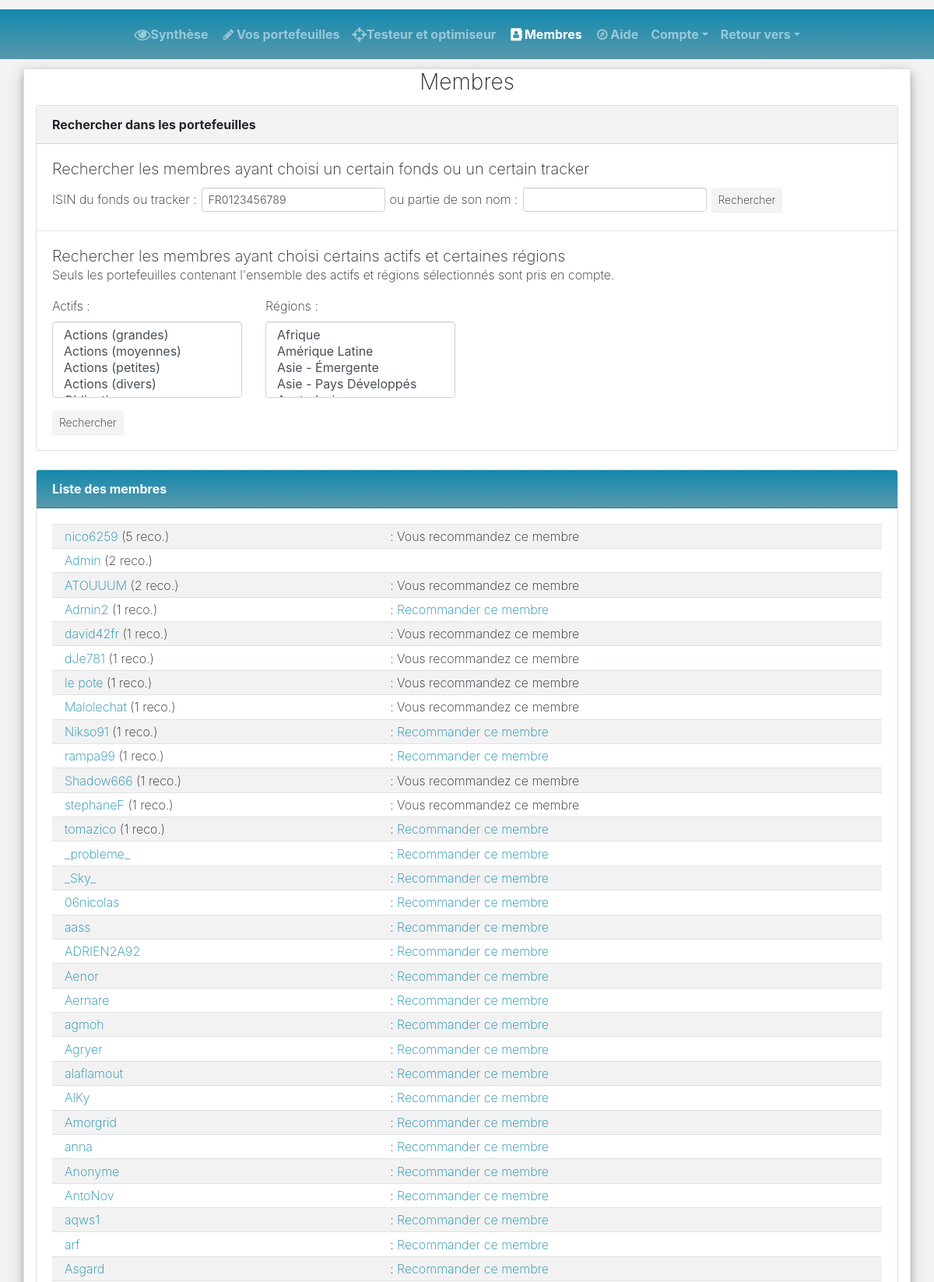
The page /membres.php (signed in, upper part) on the database its author committed.
### tables this page shows
CREATE TABLE IF NOT EXISTS `utilisateurs` (
  `id` int(11) NOT NULL AUTO_INCREMENT,
  `nom` varchar(255) NOT NULL,
  `mdp` varchar(255) NOT NULL,
  PRIMARY KEY (`id`)
);

### web/fonctions/nom_actifs.php (called while the page is built)
<?php
function nom_actifs()
{
	$noms = ['Actions (grandes)', 	'Actions (moyennes)', 	'Actions (petites)',	'Actions (divers)',	'Obligations',	'Liquidités',	'Autres',	'? indéterminé',	'Matières premières',	'Immobilier'];
	$cles = ['1-0',					'1-1',					'1-2',					'1-3',				'2',			'3',			'4',		'5',				'6',					'7'];
	return array_combine($cles, $noms);
}
?>

### web/fonctions/nom_regions.php (called while the page is built)
<?php
function nom_regions($bdd)
{
	$nom_regions = array();
	$req = $bdd->query('SELECT id, nom FROM bdd_regions ORDER BY nom ASC');
	while ($donnees = $req->fetch())
	{
		$nom_regions[$donnees['id']] = $donnees['nom'];
	}
	return $nom_regions;
}
?>

### web/membres.php (the view, shortened to what this page needs)
<?php
include("fonctions/afficher_navbar.php");
include("fonctions/nom_actifs.php");
include("fonctions/nom_regions.php");
?>
<!DOCTYPE html>
<html>
<head>
  <link rel="stylesheet" href="https://cdnjs.cloudflare.com/ajax/libs/font-awesome/4.7.0/css/font-awesome.min.css" type="text/css">
  <link rel="stylesheet" href="theme.css" type="text/css">
  </head>
<body class="bg-light">
  <div class="mb-2">
    <div class="container">
      <div class="row">
        <div class="col-12 bg-white border shadow">
          <h3 class="text-center">Membres</h3>
		  <?php
			try
			{
				$bdd = new PDO('mysql:host=*****;dbname=*****;charset=utf8', '*****', '*****');
			}
			catch(Exception $e)
			{
				die('Erreur : '.$e->getMessage());
			}
			if (isset($_SESSION['id']) AND isset($_SESSION['nom']))
			{
				$id = $_SESSION['id'];
			}
		  ?>
		  <div class="card mb-3">
            <div class="card-header bg-light">Rechercher dans les portefeuilles</div>
            <div class="card-body pb-0">
			<h5>Rechercher les membres ayant choisi un certain fonds ou un certain tracker</h5>
			<form action="membres.php" method="get" class="form-inline">
			<label for="rech_isin" class="mr-1">ISIN du fonds ou tracker :</label>
			<input type="text" class="form-control form-control-sm mr-1" id="rech_isin" name="rech_isin" maxlength="12" onkeyup="this.value=this.value.replace(/[^\dA-Z]+/,\'\')" placeholder="FR0123456789">
			<label for="rech_nom" class="mr-1">ou partie de son nom :</label>
			<input type="text" class="form-control form-control-sm mr-1" id="rech_nom" name="rech_nom" maxlength="100">
			<button type="submit" class="btn btn-light btn-sm">Rechercher</button>
			</form>
			</div>
			<hr class="mb-0" />
			<div class="card-body">
			<h5 class="mb-0">Rechercher les membres ayant choisi certains actifs et certaines régions</h5>
			<p>Seuls les portefeuilles contenant l'ensemble des actifs et régions sélectionnés sont pris en compte.</p>
			<form action="membres.php" method="get">
			<div class="row">
			<div class="col-3">
			  <div class="form-group">
				<label for="rech_act">Actifs :</label>
				<select multiple class="form-control" id="rech_act" name="rech_act[]">
				<?php
				$nom_actifs = nom_actifs();
				foreach ($nom_actifs as $key => $value)
				{
					if ($value != '? indéterminé')
					{
						echo '<option value="'.$key.'">'.$value.'</option>';
					}
				}
				?>
				</select>
			  </div>
			</div>
			<div class="col-3">
			  <div class="form-group">
				<label for="rech_reg">Régions :</label>
				<select multiple class="form-control" id="rech_reg" name="rech_reg[]">
				<?php
				$nom_regions = nom_regions($bdd);
				foreach ($nom_regions as $key => $value)
				{
					if ($value != '? indéterminé')
					{
						echo '<option value="'.$key.'">'.$value.'</option>';
					}
				}
				?>
				</select>
			  </div>
			</div>
			</div>
			<button type="submit" class="btn btn-light btn-sm">Rechercher</button>
			</form>
			</div>
          </div>
          <div class="card mb-3">
			<?php
            echo '<div class="card-header card-portefeuille">';
			if (!isset($_GET['rech_isin']) and !isset($_GET['rech_nom']) and !isset($_GET['rech_act']) and !isset($_GET['rech_reg']))
			{
				echo 'Liste des membres';
			}
			else
			{
				echo 'Résultats de la recherche dans les portefeuilles';
			}
			echo '</div>
            <div class="card-body">	';
			$message = '';
			$message_type = 'success';
			if (isset($_SESSION['id']) AND isset($_SESSION['nom']))
			{
				$requete_tab = array('id_emetteur' => $id);
				$requete = 'SELECT DISTINCT ut.id, ut.nom, rec.nbr_recommandations, recfaite.recommandation_faite
				FROM utilisateurs ut
				LEFT JOIN
				(
					SELECT id_recommandation, COUNT(*) AS nbr_recommandations
					FROM recommandations
					GROUP BY id_recommandation
				) rec
				ON rec.id_recommandation = ut.id
				LEFT JOIN
				(
					SELECT id_recommandation, COUNT(*) AS recommandation_faite
					FROM recommandations
					WHERE id_emetteur = :id_emetteur
					GROUP BY id_recommandation
				) recfaite
				on recfaite.id_recommandation = ut.id';
			}
			if (isset($_GET['rech_isin']) and $_GET['rech_isin']!='')
			{
				if (preg_match("#^[A-Z0-9]{12}$#", $_GET['rech_isin']))
				{
					$requete_isin_tab = array('isin' => $_GET['rech_isin']);
					$requete_tab = array_merge($requete_tab, $requete_isin_tab);
					$requete .= '
					INNER JOIN
					utilisateurs_unitesdecompte utuc
					ON utuc.id_utilisateur = ut.id
					INNER JOIN
					unitesdecompte uc
					ON uc.id = utuc.id_unitedecompte
					WHERE uc.isin = :isin
					ORDER BY rec.nbr_recommandations DESC, ut.nom';
					$req = $bdd->prepare($requete);
					$req->execute($requete_tab);
					if($req->rowCount())
					{
						$message = 'Des membres ont dans un portefeuille l\'ISIN '.htmlentities($_GET['rech_isin']);
						$message_type = 'success';
					}
					else
					{
						$message = 'Aucun membre n\'a dans un portefeuille l\'ISIN '.htmlentities($_GET['rech_isin']);
						$message_type = 'danger';
					}
				}
				else
				{
					$message = 'Le format de l\'ISIN n\'est pas correct.';
					$message_type = 'danger';
				}
			}
			else
			{
				$requete .= '
				ORDER BY rec.nbr_recommandations DESC, ut.nom';
				$req = $bdd->prepare($requete);
				$req->execute($requete_tab);
			}
			if ($message == '' or $message_type == 'success')
			{
				echo '<table class="table table-striped table-hover table-shrink mb-0">';
				while ($donnees = $req->fetch())
				{
					echo '<tr>
					<td class="cell-first"><a href ="membres/'.urlencode($donnees['nom']).'">'.$donnees['nom'].'</a>';
					if ($donnees['nbr_recommandations'] > 0)
					{
						echo " (".$donnees['nbr_recommandations']." reco.)";
					}
					echo '</td>
					<td>';
					if (isset($_SESSION['id']) AND isset($_SESSION['nom']) AND ($donnees['id'] != $_SESSION['id']))
					{
						if ($donnees['recommandation_faite'] == 0)
						{
							echo ' : <a href="membres.php?recommander='.urlencode($donnees['nom']).'">Recommander ce membre</a>';
						}
						else
						{
							echo ' : Vous recommandez ce membre';
						}
					}
					echo '</td>
					</tr>';
				}
				echo '</table>';
			}
			echo '</div>';
			?>
          </div>
        </div>
      </div>
    </div>
  </div>
</body>
</html>

### rows shown on the page
utilisateurs: nom "nico6259", nbr_recommandations "5", shows ": Vous recommandez ce membre"
utilisateurs: nom "Admin", nbr_recommandations "2"
utilisateurs: nom "ATOUUUM", nbr_recommandations "2", shows ": Vous recommandez ce membre"
utilisateurs: nom "Admin2", nbr_recommandations "1"
utilisateurs: nom "david42fr", nbr_recommandations "1", shows ": Vous recommandez ce membre"
utilisateurs: nom "dJe781", nbr_recommandations "1", shows ": Vous recommandez ce membre"
utilisateurs: nom "le pote", nbr_recommandations "1", shows ": Vous recommandez ce membre"
utilisateurs: nom "Malolechat", nbr_recommandations "1", shows ": Vous recommandez ce membre"
utilisateurs: nom "Nikso91", nbr_recommandations "1"
utilisateurs: nom "rampa99", nbr_recommandations "1"
utilisateurs: nom "Shadow666", nbr_recommandations "1", shows ": Vous recommandez ce membre"
utilisateurs: nom "stephaneF", nbr_recommandations "1", shows ": Vous recommandez ce membre"
utilisateurs: nom "tomazico", nbr_recommandations "1"
utilisateurs: nom "_probleme_"
utilisateurs: nom "_Sky_"
utilisateurs: nom "06nicolas"
utilisateurs: nom "aass"
utilisateurs: nom "ADRIEN2A92"
utilisateurs: nom "Aenor"
utilisateurs: nom "Aernare"
utilisateurs: nom "agmoh"
utilisateurs: nom "Agryer"
utilisateurs: nom "alaflamout"
utilisateurs: nom "AlKy"
utilisateurs: nom "Amorgrid"
utilisateurs: nom "anna"
utilisateurs: nom "Anonyme"
utilisateurs: nom "AntoNov"
utilisateurs: nom "aqws1"
utilisateurs: nom "arf"
utilisateurs: nom "Asgard"
